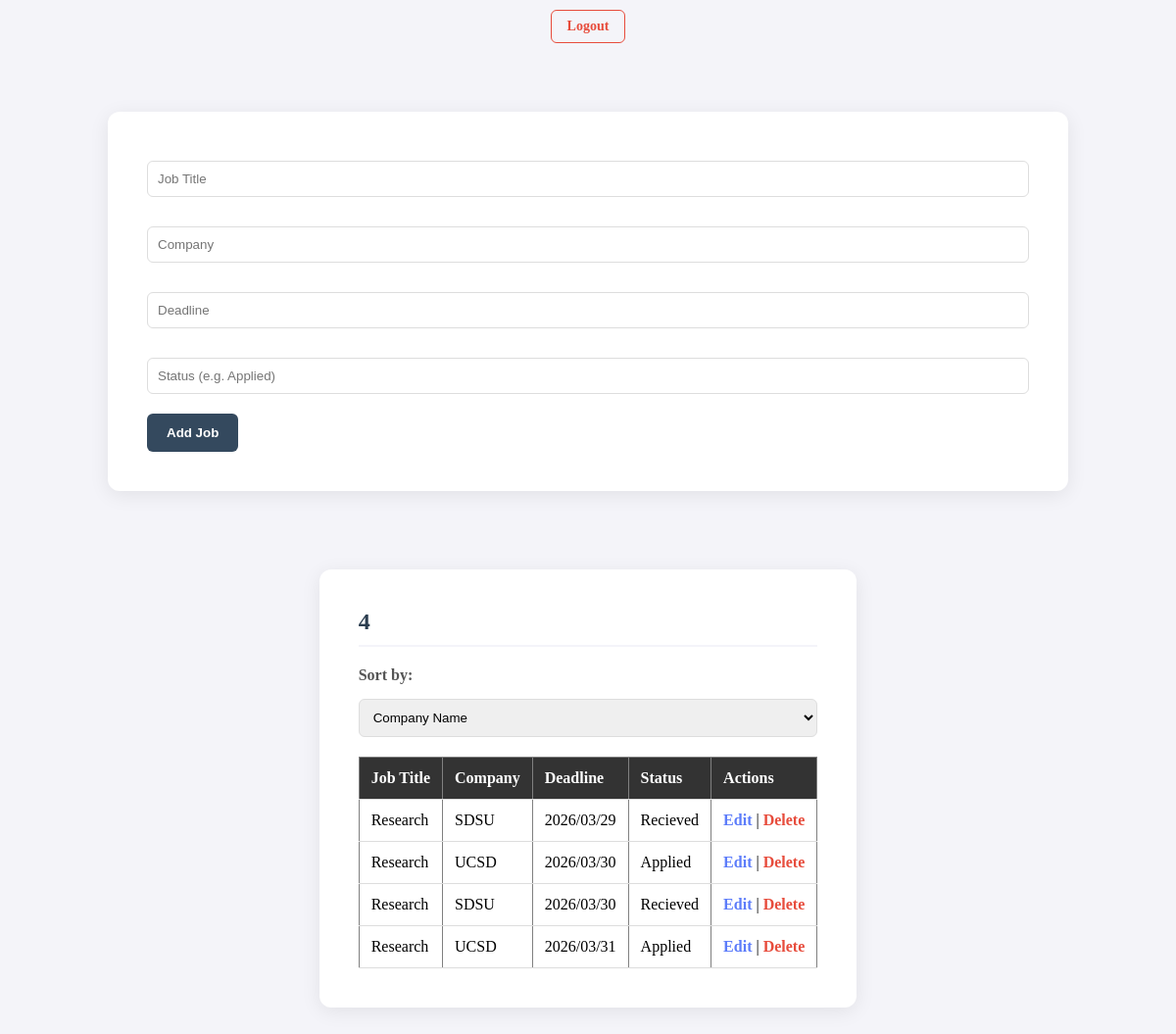
Screenshot of / (signed in) with the database file from the repository.
### tables this page shows
CREATE TABLE Applications (
        App_ID INTEGER PRIMARY KEY,
        User_ID INTEGER,
        Job_Title TEXT,
        Company TEXT,
        Deadline TEXT,
        Status Text,
        FOREIGN KEY (User_ID) REFERENCES Users(User_ID)
    );

### app.py (the view)
@app.route('/', methods=['GET', 'POST'])
def home():
    user_id = session.get('user_id')
    if not user_id:
        return redirect(url_for('login'))
    if request.method == 'POST':
        conn = sqlite3.connect('job_tracker.db')
        cursor = conn.cursor()
        job_title = request.form['job_title']
        company = request.form['company']
        deadline = request.form['deadline']
        status = request.form['status']
        cursor.execute('INSERT INTO Applications (User_ID, job_title, company, deadline, status) VALUES (?, ?, ?, ?, ?)', (user_id, job_title, company, deadline, status))
        conn.commit()
        conn.close()
        return redirect(url_for('home'))
    else:
        sort_selection = request.args.get('sort', 'deadline')
        allowed_columns = {
            'company': 'company',
            'status': 'status',
            'deadline': 'deadline'
        }
        column = allowed_columns.get(sort_selection, 'deadline')
        query = f'SELECT * FROM Applications WHERE User_ID = ? ORDER BY {column} ASC'
        conn = sqlite3.connect('job_tracker.db')
        cursor = conn.cursor()
        cursor.execute(query, (user_id,))
        apps = cursor.fetchall()
        conn.close()
        total = len(apps)
        return render_template('dashboard.html', applications=apps, total_apps=total)

### templates/dashboard.html (shortened to what this page needs)
<!DOCTYPE html>
<html>
<head>
    <link rel="stylesheet" href="{{ url_for('static', filename='css/style.css') }}">
</head>
<body>
    <div class="nav-container">
        <a class="btn-logout" href="{{ url_for('logout') }}">Logout</a>
    </div>
    <div class="container">
        <form method="POST">
            <input name="job_title" placeholder="Job Title">
            <input name="company" placeholder="Company">
            <input name="deadline" placeholder="Deadline">
            <input name="status" placeholder="Status (e.g. Applied)">
            <button type="submit">Add Job</button>
        </form>
    </div>
    <div class="container">
        <h2>{{total_apps}}</h2>
        <form method="GET" action="{{ url_for('home') }}">
            <label for="sort">Sort by:</label>
            <select name="sort" id="sort" onchange="this.form.submit()">
                <option value="company" {% if request.args.get('sort') == 'company' %}selected{% endif %}>Company Name</option>
            </select>
        </form>
        <table border="1">
            <tr>
                <th>Job Title</th>
                <th>Company</th>
                <th>Deadline</th>
                <th>Status</th>
                <th>Actions</th>
            </tr>
            {% for app in applications %}
            <tr>
                <td>{{app[2]}}</td>
                <td>{{app[3]}}</td>
                <td>{{app[4]}}</td>
                <td>{{app[5]}}</td>
                <td>
                    <a class="edit" href="{{ url_for('edit_job', id=app[0]) }}">Edit</a> |
                    <a class="delete" href="/delete/{{app[0]}}">Delete</a>
                </td>
            </tr>
            {% endfor %}
        </table>
    </div>
</body>
</html>

### static/css/style.css (style rules this page uses)
body { display: flex; justify-content: center; align-items: center; min-height: 100vh; margin: 0; background-color: #f4f4f9; flex-direction: column; }
.nav-container { display: flex; justify-content: flex-end; padding: 10px 0; margin-bottom: 20px; }
.btn-logout { background-color: transparent; color: #e74c3c; border: 1px solid #e74c3c; padding: 8px 16px; border-radius: 6px; text-decoration: none; font-weight: bold; font-size: 14px; transition: all 0.3s ease; }
label { display: block; margin-bottom: 5px; font-weight: bold; color: #555; }
table { width: 100%; border-collapse: collapse; background-color: white; }
th, td { padding: 12px; text-align: left; border-bottom: 1px solid #ddd; }
th { background-color: #333; color: white; }
.delete { color: #e74c3c; text-decoration: none; font-weight: bold; }
.edit { color: #5c7cfa; text-decoration: none; font-weight: bold; }
.container { background-color: white; padding: 40px; border-radius: 12px; box-shadow: 0 4px 20px rgba(0, 0, 0, 0.08); max-width: 900px; margin: 40px auto; }
h2 { color: #2c3e50; margin-top: 0; font-size: 24px; border-bottom: 2px solid #f4f4f9; padding-bottom: 10px; }
input, select { width: 100%; padding: 10px; margin: 10px 0 20px 0; border: 1px solid #ddd; border-radius: 6px; box-sizing: border-box; }
button { background-color: #34495e; color: white; padding: 12px 20px; border: none; border-radius: 6px; cursor: pointer; font-weight: bold; transition: background 0.3s; }

### rows the page displays
Applications: Job_Title "Research", Company "SDSU", Deadline "2026/03/29", Status "Recieved"
Applications: Job_Title "Research", Company "UCSD", Deadline "2026/03/30", Status "Applied"
Applications: Job_Title "Research", Company "SDSU", Deadline "2026/03/30", Status "Recieved"
Applications: Job_Title "Research", Company "UCSD", Deadline "2026/03/31", Status "Applied"

### other values shown
{{ total_apps }} "4"
